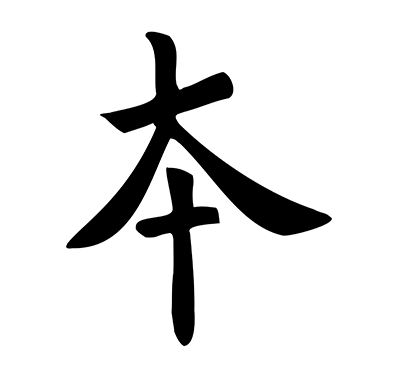
#> input picture test_images/templates/ben/char/ben.png, 400 x 373 px, found by its file name
$ python shapesimilarity.py   (older library calls are emulated)
#> lines starting #> are read from the running program, lines starting #| are printed output that depends on the picture; after the words box and inside, x2 and y2 are one past the last pixel; in counts of white or black regions, pixels touching at a corner belong together; long printed decimals are rounded
### utils/Functions.py
import cv2
import math
import numpy as np
from math import sin, cos, sqrt
from skimage.measure import compare_ssim as ssim
from skimage.morphology import skeletonize
from PyQt5.QtCore import *
from PyQt5.QtGui import *
from PyQt5.QtWidgets import *


# [108 lines left out: functions removeShortBranchesOfSkeleton, getPointsOnSkeletonSegmentation, erasePointsOfSkeleton, not called in this run]


def resizeImages(source, target):
    """
    Resize images of source and target, in order to as much as possible to make the two images the same size.
    :param source: grayscale of source image.
    :param target: grayscale of target image.
    :return: resized-images of source and target.
    """
    src_minx, src_miny, src_minw, src_minh = getSingleMaxBoundingBoxOfImage(source)
    tag_minx, tag_miny, tag_minw, tag_minh = getSingleMaxBoundingBoxOfImage(target)

    src_min_bounding = source[src_miny: src_miny + src_minh, src_minx: src_minx + src_minw]
    tag_min_bounding = target[tag_miny: tag_miny + tag_minh, tag_minx: tag_minx + tag_minw]

    src_maxw = max(src_minw, src_minh)
    tag_maxw = max(tag_minw, tag_minh)

    src_new_square = np.ones((src_maxw, src_maxw)) * 255
    tag_new_square = np.ones((tag_maxw, tag_maxw)) * 255

    # new src square
    for y in range(src_min_bounding.shape[0]):
        for x in range(src_min_bounding.shape[1]):
            if src_min_bounding.shape[0] > src_min_bounding.shape[1]:
                # height > width
                offset = int((src_min_bounding.shape[0] - src_min_bounding.shape[1]) / 2)
                src_new_square[y][x + offset] = src_min_bounding[y][x]
            else:
                # height < width
                offset = int((src_min_bounding.shape[1] - src_min_bounding.shape[0]) / 2)
                src_new_square[y + offset][x] = src_min_bounding[y][x]

    # new tag square
    for y in range(tag_min_bounding.shape[0]):
        for x in range(tag_min_bounding.shape[1]):
            if tag_min_bounding.shape[0] > tag_min_bounding.shape[1]:
                # height > width
                offset = int((tag_min_bounding.shape[0] - tag_min_bounding.shape[1]) / 2)
                tag_new_square[y][x + offset] = tag_min_bounding[y][x]
            else:
                # height < width
                offset = int((tag_min_bounding.shape[1] - tag_min_bounding.shape[0]) / 2)
                tag_new_square[y + offset][x] = tag_min_bounding[y][x]

    # resize new square to same size between the source image and target image
    if src_new_square.shape[0] > tag_new_square.shape[0]:
        # src > tag
        src_new_square = cv2.resize(src_new_square, tag_new_square.shape)
    else:
        # src < tag
        tag_new_square = cv2.resize(tag_new_square, src_new_square.shape)

    # Border add extra white space, and the width of new square should larger than the length of diagonal
    #  line of new bounding box
    src_new_square = np.uint8(src_new_square)
    tag_new_square = np.uint8(tag_new_square)
    src_new_minx, src_new_miny, src_new_minw, src_new_minh = getSingleMaxBoundingBoxOfImage(src_new_square)
    tag_new_minx, tag_new_miny, tag_new_minw, tag_new_minh = getSingleMaxBoundingBoxOfImage(tag_new_square)

    src_diag_line = int(sqrt(src_new_minw * src_new_minw + src_new_minh * src_new_minh))
    tag_diag_line = int(sqrt(tag_new_minw * tag_new_minw + tag_new_minh * tag_new_minh))

    new_width = max(src_diag_line, tag_diag_line)

    # add
    src_square = np.ones((new_width, new_width)) * 255
    tag_square = np.ones((new_width, new_width)) * 255

    src_extra_w = new_width - src_new_square.shape[0]
    src_extra_h = new_width - src_new_square.shape[1]

    src_square[int(src_extra_w / 2): int(src_extra_w / 2) + src_new_square.shape[0],
    int(src_extra_h / 2): int(src_extra_h / 2) + src_new_square.shape[1]] = src_new_square

    tag_extra_w = new_width - tag_new_square.shape[0]
    tag_extra_h = new_width - tag_new_square.shape[1]

    tag_square[int(tag_extra_w / 2): int(tag_extra_w / 2) + tag_new_square.shape[0],
    int(tag_extra_h / 2): int(tag_extra_h / 2) + tag_new_square.shape[1]] = tag_new_square

    ret, src_square = cv2.threshold(src_square, 127, 255, cv2.THRESH_BINARY)
    ret, tag_square = cv2.threshold(tag_square, 127, 255, cv2.THRESH_BINARY)

    return src_square, tag_square


# [12 lines left out: function addMinBoundingBox, not called in this run]


def getSingleMaxBoundingBoxOfImage(image):
    """
    Calculate the coordinates(x, y, w, h) of single maximizing bounding rectangle boxing of grayscale image
    of character, in order to using this bounding box to select the region of character.
    :param image: grayscale image of character.
    :return: coordinates(x, y, w, h) of single maximizing bounding boxing.
    """
    if image is None:
        return None

    HEIGHT = image.shape[0]
    WIDTH = image.shape[1]

    # moments
    im2, contours, hierarchy = cv2.findContours(image, 1, 2)

    minx = WIDTH
    miny = HEIGHT
    maxx = 0
    maxy = 0
    # Bounding box
    for i in range(len(contours)):
        x, y, w, h = cv2.boundingRect(contours[i])

        if w > 0.95 * WIDTH and h > 0.95 * HEIGHT:
            continue
        minx = min(x, minx);
        miny = min(y, miny)
        maxx = max(x + w, maxx);
        maxy = max(y + h, maxy)

    return minx, miny, maxx - minx, maxy - miny


# [1260 lines left out: functions getAllMiniBoundingBoxesOfImage, getRotatedMinimumBoundingBox, coverTwoImages, shiftImageWithMaxCoverageArea, shiftImageWithMaxCR, getCenterOfGravity and 33 more, not called in this run]


def reparameterize(bezier, points, parameters):
    return [newtonRaphsonRootFind(bezier, point, u) for point, u in zip(points, parameters)]


# [47 lines left out: functions newtonRaphsonRootFind, chordLengthParameterize, computeMaxError, not called in this run]


def normalize(v):
    return v / np.linalg.norm(v)


# evaluates cubic bezier at t, return point
def q(ctrlPoly, t):
    return (1.0 - t) ** 3 * ctrlPoly[0] + 3 * (1.0 - t) ** 2 * t * ctrlPoly[1] + 3 * (1.0 - t) * t ** 2 * ctrlPoly[
        2] + t ** 3 * ctrlPoly[3]


# evaluates cubic bezier first derivative at t, return point
def qprime(ctrlPoly, t):
    return 3 * (1.0 - t) ** 2 * (ctrlPoly[1] - ctrlPoly[0]) + 6 * (1.0 - t) * t * (
                ctrlPoly[2] - ctrlPoly[1]) + 3 * t ** 2 * (ctrlPoly[3] - ctrlPoly[2])


# evaluates cubic bezier second derivative at t, return point
def qprimeprime(ctrlPoly, t):
    return 6 * (1.0 - t) * (ctrlPoly[2] - 2 * ctrlPoly[1] + ctrlPoly[0]) + 6 * (t) * (
                ctrlPoly[3] - 2 * ctrlPoly[2] + ctrlPoly[1])


# [883 lines left out: functions getCenterOfRectangles, combineRectangles, rgb2qimage, addBackgroundImage, image_segment_with_net, createBackgound and 23 more, not called in this run]

### test/shapesimilarity.py
import cv2
import numpy as np

from utils.Functions import getSingleMaxBoundingBoxOfImage, resizeImages


def main():
    temp_path = "/Users/liupeng/Documents/PythonProjects/templates/templates/ben/char/ben.png"
    targ_path = "/Users/liupeng/Documents/PythonProjects/templates/templates_comparison/ben/char/ben.png"

    temp_img = cv2.imread(temp_path, 0)
#> temp_img is the input picture: shape (373, 400); min 0, max 255, mean 225.7
    targ_img = cv2.imread(targ_path, 0)
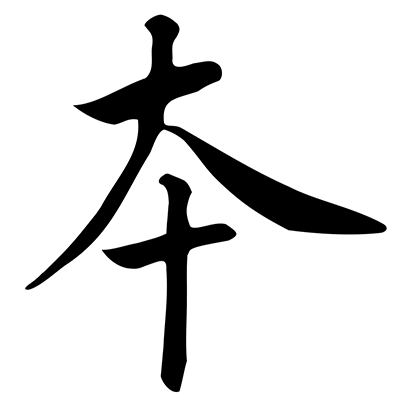
#> input picture test_images/targets/ben/char/ben.png, 400 x 400 px, found by its file name
#> targ_img is the input picture: shape (400, 400); min 0, max 255, mean 220.3

    _, temp_img = cv2.threshold(temp_img, 127, 255, cv2.THRESH_BINARY)
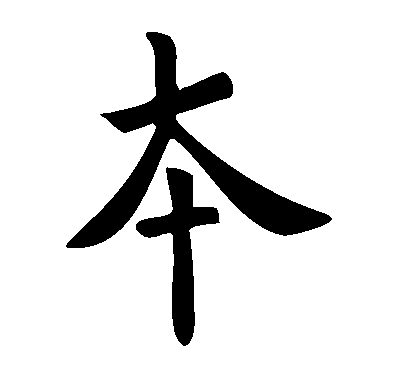
#> temp_img: shape (373, 400); 88.5% white; 2 black regions, box (x1, y1, x2, y2) and area: (66, 32, 332, 248) 12446, (136, 167, 220, 346) 4691
    _, targ_img = cv2.threshold(targ_img, 127, 255, cv2.THRESH_BINARY)
#> targ_img: shape (400, 400); 86.4% white; 2 black regions

    # resize two images of template and target.
    temp_img, targ_img = resizeImages(temp_img, targ_img)
#> in getSingleMaxBoundingBoxOfImage, `im2, contours, hierarchy = cv2.findContours(image, 1, 2)`: contours = 3 contours; box (x1, y1, x2, y2) and area: (0, 0, 400, 373) 148428, (65, 31, 333, 249) 12932, (135, 166, 221, 347) 4930
#> the loop in getSingleMaxBoundingBoxOfImage, `for i in range(len(contours)):` made 3 passes
#> (x, y, w, h, minx, miny, maxx, maxy) on passes 1 to 2: (135, 166, 86, 181, 135, 166, 221, 347), (65, 31, 268, 218, 65, 31, 333, 347)
#> in resizeImages, `src_minx, src_miny, src_minw, src_minh = getSingleMaxBoundingBoxOfImag..`: src_minx = 65; src_miny = 31; src_minw = 268; src_minh = 316
#> in getSingleMaxBoundingBoxOfImage (call 2), `im2, contours, hierarchy = cv2.findContours(image, 1, 2)`: contours = 3 contours; box (x1, y1, x2, y2) and area: (0, 0, 400, 400) 159201, (24, 14, 388, 291) 15614, (101, 173, 237, 393) 7056
#> the loop in getSingleMaxBoundingBoxOfImage (call 2), `for i in range(len(contours)):` made 3 passes
#> (x, y, w, h, minx, miny, maxx, maxy) on passes 1 to 2: (101, 173, 136, 220, 101, 173, 237, 393), (24, 14, 364, 277, 24, 14, 388, 393)
#> in resizeImages, `tag_minx, tag_miny, tag_minw, tag_minh = getSingleMaxBoundingBoxOfImag..`: tag_minx = 24; tag_miny = 14; tag_minw = 364; tag_minh = 379
#> in resizeImages, `src_min_bounding = source[src_miny: src_miny + src_minh, src_minx: src..`:
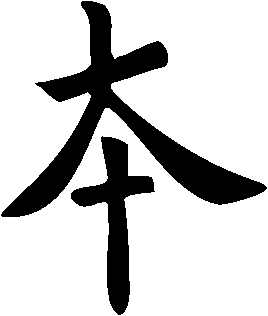
#> src_min_bounding: shape (316, 268); 79.8% white; 2 black regions, box (x1, y1, x2, y2) and area: (1, 1, 267, 217) 12446, (71, 136, 155, 315) 4691
#> in resizeImages, `tag_min_bounding = target[tag_miny: tag_miny + tag_minh, tag_minx: tag..`:
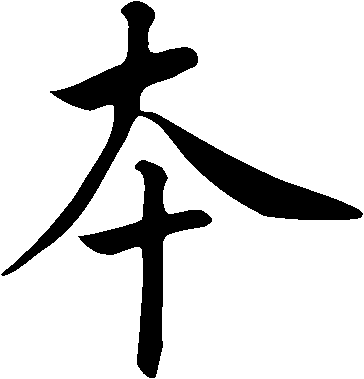
#> tag_min_bounding: shape (379, 364); 84.2% white; 2 black regions, box (x1, y1, x2, y2) and area: (1, 1, 363, 276) 15012, (78, 160, 212, 378) 6742
#> in resizeImages, `src_maxw = max(src_minw, src_minh)`: src_maxw = 316
#> in resizeImages, `tag_maxw = max(tag_minw, tag_minh)`: tag_maxw = 379
#> after the loop in resizeImages, `for y in range(src_min_bounding.shape[0]):`: src_new_square: shape (316, 316) float64; 82.8% white; 2 black regions, box (x1, y1, x2, y2) and area: (25, 1, 291, 217) 12446, (95, 136, 179, 315) 4691
#> after the loop in resizeImages, `for y in range(tag_min_bounding.shape[0]):`:
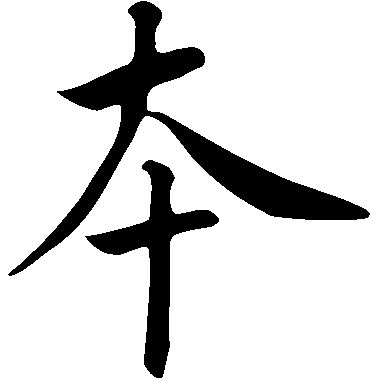
#> tag_new_square: shape (379, 379) float64; 84.9% white; 2 black regions, box (x1, y1, x2, y2) and area: (8, 1, 370, 276) 15012, (85, 160, 219, 378) 6742
#> in resizeImages, `src_new_square = np.uint8(src_new_square)`: src_new_square: shape (316, 316); 82.8% white; 2 black regions
#> in getSingleMaxBoundingBoxOfImage (call 3), `im2, contours, hierarchy = cv2.findContours(image, 1, 2)`: contours = 3 contours; box (x1, y1, x2, y2) and area: (0, 0, 316, 316) 99225, (24, 0, 292, 218) 12932, (94, 135, 180, 316) 4930
#> in resizeImages, `src_new_minx, src_new_miny, src_new_minw, src_new_minh = getSingleMaxB..`: src_new_minx = 24; src_new_miny = 0; src_new_minw = 268; src_new_minh = 316
#> in getSingleMaxBoundingBoxOfImage (call 4), `im2, contours, hierarchy = cv2.findContours(image, 1, 2)`: contours = 3 contours; box (x1, y1, x2, y2) and area: (0, 0, 316, 316) 99225, (7, 0, 309, 231) 10349, (71, 133, 183, 316) 4669
#> in resizeImages, `tag_new_minx, tag_new_miny, tag_new_minw, tag_new_minh = getSingleMaxB..`: tag_new_minx = 7; tag_new_miny = 0; tag_new_minw = 302; tag_new_minh = 316
#> in resizeImages, `src_diag_line = int(sqrt(src_new_minw * src_new_minw + src_new_minh * ..`: src_diag_line = 414
#> in resizeImages, `tag_diag_line = int(sqrt(tag_new_minw * tag_new_minw + tag_new_minh * ..`: tag_diag_line = 437
#> in resizeImages, `src_extra_w = new_width - src_new_square.shape[0]`: src_extra_w = 121
#> in resizeImages, `src_square[int(src_extra_w / 2): int(src_extra_w / 2) + src_new_square..`: src_square: shape (437, 437) float64; 91% white; 2 black regions, box (x1, y1, x2, y2) and area: (85, 61, 351, 277) 12446, (155, 196, 239, 375) 4691
#> in resizeImages, `ret, tag_square = cv2.threshold(tag_square, 127, 255, cv2.THRESH_BINARY)`:
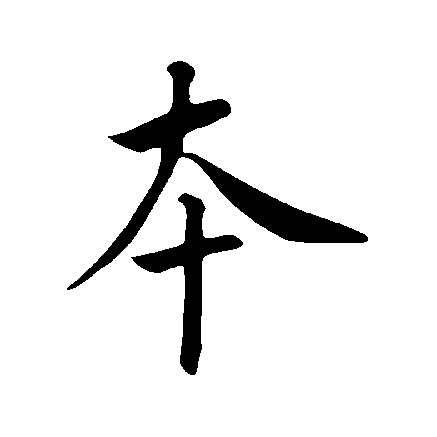
#> tag_square: shape (437, 437) float64; 92.1% white; 2 black regions, box (x1, y1, x2, y2) and area: (67, 61, 368, 290) 10423, (131, 193, 243, 375) 4713

    temp_img = np.array(temp_img, dtype=np.uint8)
    targ_img = np.array(targ_img, dtype=np.uint8)
#> targ_img: shape (437, 437); 92.1% white; 2 black regions

    # bounding box of template and target images
    temp_x, temp_y, temp_w, temp_h = getSingleMaxBoundingBoxOfImage(temp_img)
#> in getSingleMaxBoundingBoxOfImage (call 5), `im2, contours, hierarchy = cv2.findContours(image, 1, 2)`: contours = 3 contours; box (x1, y1, x2, y2) and area: (0, 0, 437, 437) 190096, (84, 60, 352, 278) 12932, (154, 195, 240, 376) 4930
#> temp_x = 84; temp_y = 60; temp_w = 268; temp_h = 316
    targ_x, targ_y, targ_w, targ_h = getSingleMaxBoundingBoxOfImage(targ_img)
#> in getSingleMaxBoundingBoxOfImage (call 6), `im2, contours, hierarchy = cv2.findContours(image, 1, 2)`: contours = 3 contours; box (x1, y1, x2, y2) and area: (0, 0, 437, 437) 190096, (66, 60, 369, 291) 10928, (130, 192, 244, 376) 4975
#> targ_x = 66; targ_y = 60; targ_w = 303; targ_h = 316

    temp_ct_x = temp_x + int(temp_w / 2.)
#> temp_ct_x = 218
    temp_ct_y = temp_y + int(temp_h / 2.)
#> temp_ct_y = 218

    targ_ct_x = targ_x + int(targ_w / 2.)
#> targ_ct_x = 217
    targ_ct_y = targ_y + int(targ_h / 2.)
#> targ_ct_y = 218

    # new square width
    square_width = max(temp_w, temp_h, targ_w, targ_h)
#> square_width = 316

    # using new square to crop all effective area in template and target images
    # template image
    if temp_ct_x - int(square_width / 2.) <= 0:
        temp_x = 0
    else:
        temp_x = temp_ct_x - int(square_width / 2.)
#> temp_x = 60

    if temp_ct_y - int(square_width / 2,) <= 0:
        temp_y = 0
    else:
        temp_y = temp_ct_y - int(square_width / 2,)

    if temp_ct_x + int(square_width / 2.) >= temp_img.shape[1]:
        temp_w = temp_img.shape[1] - temp_x
    else:
        temp_w = square_width
#> temp_w = 316

    if temp_ct_y + int(square_width / 2.) >= temp_img.shape[0]:
        temp_h = temp_img.shape[0] - temp_y
    else:
        temp_h = square_width
    # target image
    if targ_ct_x - int(square_width / 2.) <= 0:
        targ_x = 0
    else:
        targ_x = targ_ct_x - int(square_width / 2.)
#> targ_x = 59

    if targ_ct_x - int(square_width / 2, ) <= 0:
        targ_y = 0
    else:
        targ_y = targ_ct_x - int(square_width / 2, )
#> targ_y = 59

    if targ_ct_x + int(square_width / 2.) >= targ_img.shape[1]:
        targ_w = targ_img.shape[1] - targ_x
    else:
        targ_w = square_width
#> targ_w = 316

    if targ_ct_x + int(square_width / 2.) >= targ_img.shape[0]:
        targ_h = targ_img.shape[0] - targ_y
    else:
        targ_h = square_width

    # crop effective areas of the template and target images
    temp_reg = temp_img[temp_y:temp_y+temp_h, temp_x:temp_x+temp_w]
    targ_reg = targ_img[targ_y:targ_y+targ_h, targ_x:targ_x+targ_w]
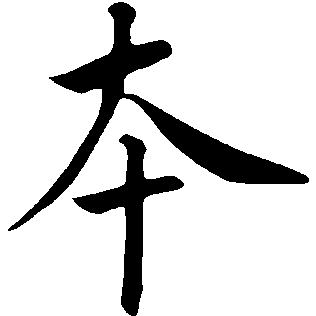
#> targ_reg: shape (316, 316); 84.8% white; 2 black regions, box (x1, y1, x2, y2) and area: (8, 2, 309, 231) 10423, (72, 134, 184, 316) 4713

    shape_similarity = calculateShapeSimilarity(temp_reg, targ_reg)
#> shape_similarity = 0.00704
    simi = calculateShapeSimilarity(temp_reg, temp_reg)
#> simi = 1

    print("Shape similarity: %f" % shape_similarity)
#| Shape similarity: 0.00704
    print("Same image similarity: %f" % simi)
#| Same image similarity: 1.000

    cv2.imshow("temp", temp_reg)
    cv2.imshow("targ", targ_reg)

    cv2.waitKey(0)
    cv2.destroyAllWindows()

def calculateShapeSimilarity(square1, square2):
    if square1 is None or square2 is None:
        return 0.0
    # same shape of two squares
    if square1.shape != square2.shape:
        print("Two image shape are different!")
        return 0.0
    #

    h = square1.shape[0]; w = square1.shape[1]

    square1_mat = np.zeros_like(square1)
    square2_mat = np.zeros_like(square2)

    for y in range(h):
        for x in range(w):
            if square1[y][x] == 0.0:
                square1_mat[y][x] = 1.
            if square2[y][x] == 0.0:
                square2_mat[y][x] = 1.

    #
    numerator = np.sum(square1_mat * square2_mat)
    abs_ = np.sum(np.abs(square1_mat - square2_mat))

    similarity = numerator / (numerator + abs_)

    return similarity


if __name__ == '__main__':
    main()
    # [8 lines of commented-out code are left out]
